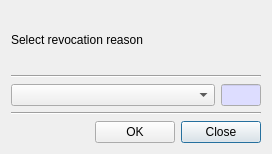
<?xml version="1.0" encoding="UTF-8"?>
<ui version="4.0">
 <class>RevokeReasonDlg</class>
 <widget class="QDialog" name="RevokeReasonDlg">
  <property name="geometry">
   <rect>
    <x>0</x>
    <y>0</y>
    <width>272</width>
    <height>154</height>
   </rect>
  </property>
  <property name="windowTitle">
   <string>Revocation Reason Selection</string>
  </property>
  <layout class="QVBoxLayout" name="verticalLayout">
   <item>
    <widget class="QLabel" name="label">
     <property name="text">
      <string>Select revocation reason</string>
     </property>
    </widget>
   </item>
   <item>
    <widget class="Line" name="line_2">
     <property name="orientation">
      <enum>Qt::Horizontal</enum>
     </property>
    </widget>
   </item>
   <item>
    <layout class="QGridLayout" name="gridLayout_2">
     <item row="0" column="0">
      <widget class="QComboBox" name="mReasonCombo">
       <property name="minimumSize">
        <size>
         <width>200</width>
         <height>0</height>
        </size>
       </property>
      </widget>
     </item>
     <item row="0" column="1">
      <widget class="QLineEdit" name="mReasonText">
       <property name="minimumSize">
        <size>
         <width>40</width>
         <height>0</height>
        </size>
       </property>
       <property name="maximumSize">
        <size>
         <width>40</width>
         <height>16777215</height>
        </size>
       </property>
       <property name="palette">
        <palette>
         <active>
          <colorrole role="Base">
           <brush brushstyle="SolidPattern">
            <color alpha="255">
             <red>221</red>
             <green>221</green>
             <blue>255</blue>
            </color>
           </brush>
          </colorrole>
         </active>
         <inactive>
          <colorrole role="Base">
           <brush brushstyle="SolidPattern">
            <color alpha="255">
             <red>221</red>
             <green>221</green>
             <blue>255</blue>
            </color>
           </brush>
          </colorrole>
         </inactive>
         <disabled/>
        </palette>
       </property>
       <property name="readOnly">
        <bool>true</bool>
       </property>
      </widget>
     </item>
    </layout>
   </item>
   <item>
    <widget class="Line" name="line">
     <property name="orientation">
      <enum>Qt::Horizontal</enum>
     </property>
    </widget>
   </item>
   <item>
    <layout class="QGridLayout" name="gridLayout">
     <item row="0" column="2">
      <widget class="QPushButton" name="mCloseBtn">
       <property name="text">
        <string>Close</string>
       </property>
      </widget>
     </item>
     <item row="0" column="1">
      <widget class="QPushButton" name="mOKBtn">
       <property name="text">
        <string>OK</string>
       </property>
      </widget>
     </item>
     <item row="0" column="0">
      <spacer name="horizontalSpacer">
       <property name="orientation">
        <enum>Qt::Horizontal</enum>
       </property>
       <property name="sizeHint" stdset="0">
        <size>
         <width>40</width>
         <height>20</height>
        </size>
       </property>
      </spacer>
     </item>
    </layout>
   </item>
  </layout>
 </widget>
 <tabstops>
  <tabstop>mReasonCombo</tabstop>
  <tabstop>mReasonText</tabstop>
  <tabstop>mOKBtn</tabstop>
  <tabstop>mCloseBtn</tabstop>
 </tabstops>
 <resources/>
 <connections/>
</ui>
